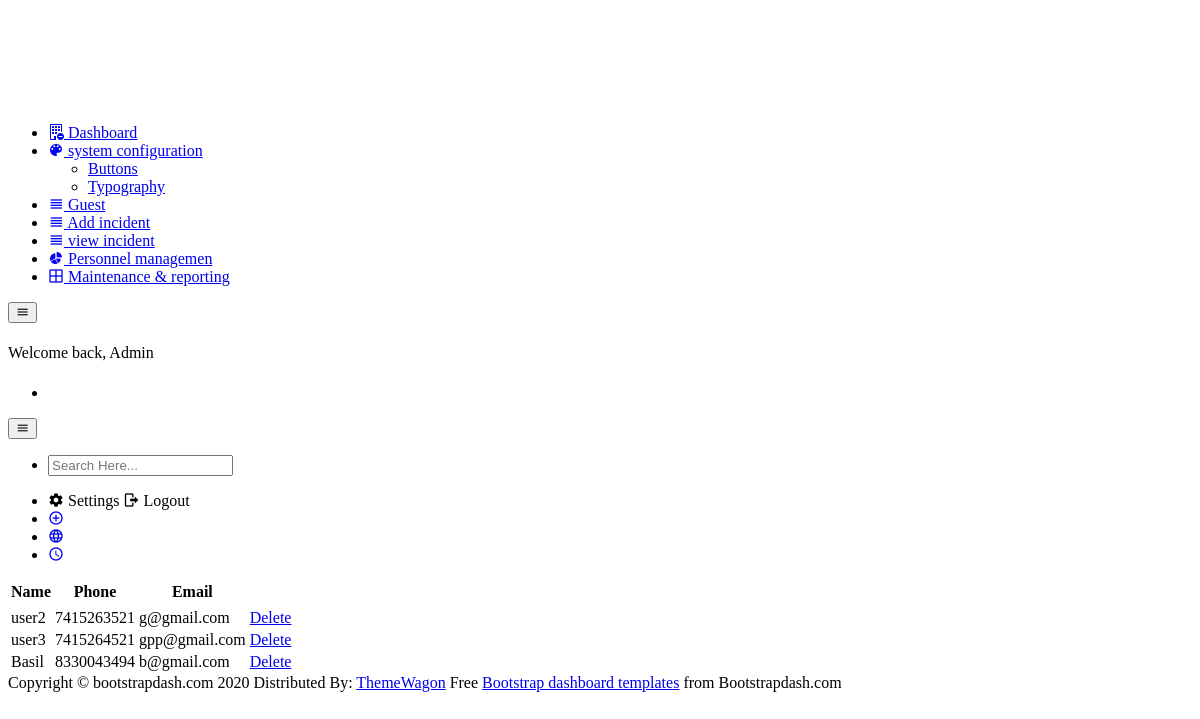
/viewGuest, run on an earlier commit of the app's database.
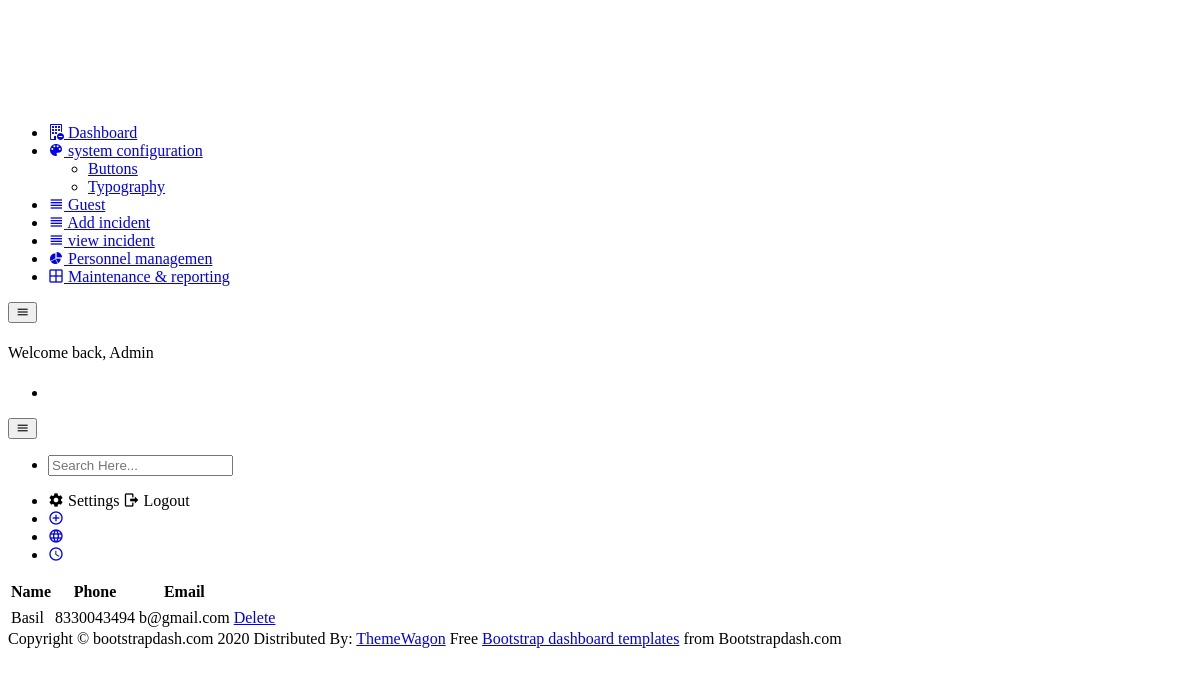
And on a later commit of the database.
### fsApp/models.py (models this page shows, shortened)
class Guest(models.Model):
    user = models.OneToOneField(User,on_delete=models.CASCADE,primary_key=True,related_name='Guest')
    Name = models.CharField(max_length=20)
    Phone = models.CharField(max_length=10)
    Email = models.EmailField()

### fsApp/Adminviews.py (the view)
# urls.py: path('viewGuest',Adminviews.viewGuest,name='viewGuest'),
def viewGuest(request):
    GustsDtl = Guest.objects.all()
    return render(request,'admin/ViewGuests.html',{'GustsDtl':GustsDtl})

### templates/admin/ViewGuests.html (shortened to what this page needs)
{% extends 'fsAdminIndex.html' %}
{% block content %}
<table class="table table-striped table-hover">
    <tr>
        <thead>
        <th>Name</th>
        <th>Phone</th>
        <th>Email</th>
        </thead>
    </tr>
    <tr>
        <tbody>
        {% for i in GustsDtl %}
        <td>{{i.Name}}</td>
        <td>{{i.Phone}}</td>
        <td>{{i.Email}}</td>
        <td> <a href="{% url 'deleteGuest' i.user_id %}">Delete</a> </td>
    </tr>
    {% endfor %}
</table>
{% endblock %}

What changed in the data, as far as the page shows it:
removed Guest: Name "user2", Phone "7415263521", Email "g@gmail.com"
removed Guest: Name "user3", Phone "7415264521", Email "gpp@gmail.com"
